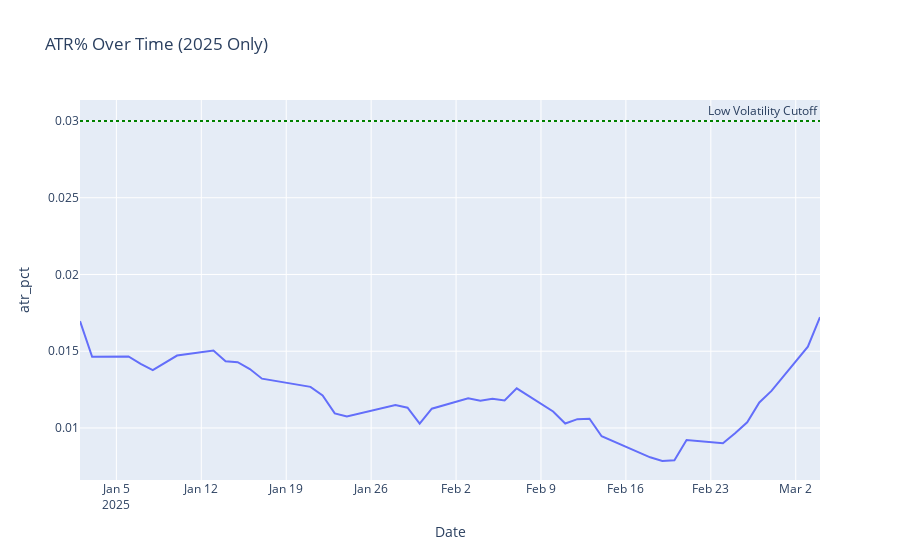

Source (notebook cell):
### Code cell
import plotly.express as px

# Filter only 2025 data
spy_2025 = spy[spy.index.year == 2025]

# Plot
fig = px.line(spy_2025, x=spy_2025.index, y="atr_pct", title="ATR% Over Time (2025 Only)")
fig.add_hline(y=0.03, line_dash="dot", line_color="green", annotation_text="Low Volatility Cutoff")
fig.show()

### Figure 1 — Plotly figure (JSON) as saved in the notebook; plotly's stock layout.template omitted (floating-point values rounded to 4 significant figures)
{"data": [{"hovertemplate": "Date=%{x}<br>atr_pct=%{y}<extra></extra>", "legendgroup": "", "line": {"color": "#636efa", "dash": "solid"}, "marker": {"symbol": "circle"}, "mode": "lines", "name": "", "orientation": "v", "showlegend": false, "type": "scatter", "x": ["2025-01-02T00:00:00", "2025-01-03T00:00:00", "2025-01-06T00:00:00", "2025-01-07T00:00:00", "2025-01-08T00:00:00", "2025-01-10T00:00:00", "2025-01-13T00:00:00", "2025-01-14T00:00:00", "2025-01-15T00:00:00", "2025-01-16T00:00:00", "2025-01-17T00:00:00", "2025-01-21T00:00:00", "2025-01-22T00:00:00", "2025-01-23T00:00:00", "2025-01-24T00:00:00", "2025-01-27T00:00:00", "2025-01-28T00:00:00", "2025-01-29T00:00:00", "2025-01-30T00:00:00", "2025-01-31T00:00:00", "2025-02-03T00:00:00", "2025-02-04T00:00:00", "2025-02-05T00:00:00", "2025-02-06T00:00:00", "2025-02-07T00:00:00", "2025-02-10T00:00:00", "2025-02-11T00:00:00", "2025-02-12T00:00:00", "2025-02-13T00:00:00", "2025-02-14T00:00:00", "2025-02-18T00:00:00", "2025-02-19T00:00:00", "2025-02-20T00:00:00", "2025-02-21T00:00:00", "2025-02-24T00:00:00", "2025-02-25T00:00:00", "2025-02-26T00:00:00", "2025-02-27T00:00:00", "2025-02-28T00:00:00", "2025-03-03T00:00:00", "2025-03-04T00:00:00"], "xaxis": "x", "y": [0.01696, 0.01464, 0.01466, 0.01417, 0.01376, 0.01472, 0.01504, 0.01434, 0.01428, 0.01383, 0.01321, 0.01268, 0.01212, 0.01095, 0.01075, 0.0113, 0.01149, 0.01132, 0.01029, 0.01125, 0.01193, 0.01178, 0.0119, 0.01179, 0.01258, 0.01107, 0.01029, 0.01057, 0.0106, 0.009457, 0.008085, 0.007846, 0.007898, 0.009218, 0.009002, 0.009653, 0.01037, 0.01166, 0.01241, 0.01529, 0.01722], "yaxis": "y"}], "layout": {"annotations": [{"showarrow": false, "text": "Low Volatility Cutoff", "x": 1, "xanchor": "right", "xref": "x domain", "y": 0.03, "yanchor": "bottom", "yref": "y"}], "legend": {"tracegroupgap": 0}, "shapes": [{"line": {"color": "green", "dash": "dot"}, "type": "line", "x0": 0, "x1": 1, "xref": "x domain", "y0": 0.03, "y1": 0.03, "yref": "y"}], "title": {"text": "ATR% Over Time (2025 Only)"}, "xaxis": {"anchor": "y", "domain": [0, 1], "title": {"text": "Date"}}, "yaxis": {"anchor": "x", "domain": [0, 1], "title": {"text": "atr_pct"}}}}
